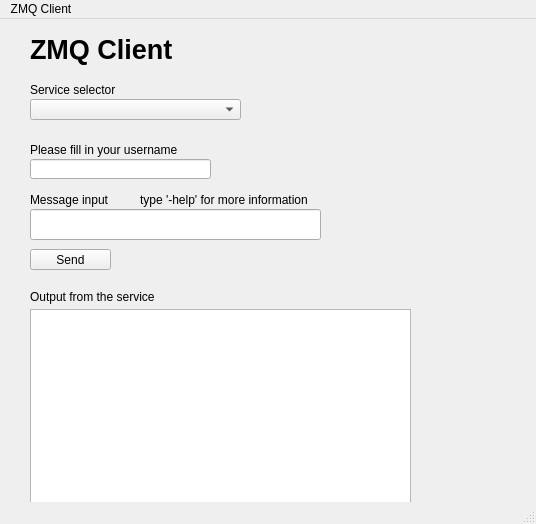
<?xml version="1.0" encoding="UTF-8"?>
<ui version="4.0">
 <class>MainWindow</class>
 <widget class="QMainWindow" name="MainWindow">
  <property name="geometry">
   <rect>
    <x>0</x>
    <y>0</y>
    <width>536</width>
    <height>524</height>
   </rect>
  </property>
  <property name="windowTitle">
   <string>MainWindow</string>
  </property>
  <widget class="QWidget" name="centralwidget">
   <widget class="QLineEdit" name="lineEdit">
    <property name="geometry">
     <rect>
      <x>30</x>
      <y>190</y>
      <width>291</width>
      <height>31</height>
     </rect>
    </property>
   </widget>
   <widget class="QPushButton" name="pushButton">
    <property name="geometry">
     <rect>
      <x>30</x>
      <y>230</y>
      <width>81</width>
      <height>21</height>
     </rect>
    </property>
    <property name="text">
     <string>Send</string>
    </property>
   </widget>
   <widget class="QComboBox" name="comboBox">
    <property name="geometry">
     <rect>
      <x>30</x>
      <y>80</y>
      <width>211</width>
      <height>21</height>
     </rect>
    </property>
   </widget>
   <widget class="QTextEdit" name="textEdit">
    <property name="geometry">
     <rect>
      <x>30</x>
      <y>290</y>
      <width>381</width>
      <height>251</height>
     </rect>
    </property>
   </widget>
   <widget class="QLineEdit" name="usernameLineEdit">
    <property name="geometry">
     <rect>
      <x>30</x>
      <y>140</y>
      <width>181</width>
      <height>20</height>
     </rect>
    </property>
   </widget>
   <widget class="QLabel" name="label">
    <property name="geometry">
     <rect>
      <x>30</x>
      <y>60</y>
      <width>111</width>
      <height>21</height>
     </rect>
    </property>
    <property name="font">
     <font>
      <pointsize>9</pointsize>
     </font>
    </property>
    <property name="text">
     <string>Service selector</string>
    </property>
   </widget>
   <widget class="QLabel" name="label_2">
    <property name="geometry">
     <rect>
      <x>30</x>
      <y>120</y>
      <width>151</width>
      <height>21</height>
     </rect>
    </property>
    <property name="text">
     <string>Please fill in your username</string>
    </property>
   </widget>
   <widget class="QLabel" name="label_3">
    <property name="geometry">
     <rect>
      <x>30</x>
      <y>170</y>
      <width>111</width>
      <height>21</height>
     </rect>
    </property>
    <property name="text">
     <string>Message input</string>
    </property>
   </widget>
   <widget class="QLabel" name="label_4">
    <property name="geometry">
     <rect>
      <x>30</x>
      <y>270</y>
      <width>271</width>
      <height>16</height>
     </rect>
    </property>
    <property name="text">
     <string>Output from the service         </string>
    </property>
   </widget>
   <widget class="QLabel" name="label_5">
    <property name="geometry">
     <rect>
      <x>30</x>
      <y>10</y>
      <width>261</width>
      <height>41</height>
     </rect>
    </property>
    <property name="font">
     <font>
      <pointsize>20</pointsize>
      <italic>false</italic>
      <bold>true</bold>
     </font>
    </property>
    <property name="text">
     <string>ZMQ Client</string>
    </property>
   </widget>
   <widget class="QLabel" name="label_6">
    <property name="geometry">
     <rect>
      <x>140</x>
      <y>170</y>
      <width>191</width>
      <height>21</height>
     </rect>
    </property>
    <property name="text">
     <string>type '-help' for more information</string>
    </property>
   </widget>
   <widget class="QLabel" name="logoLabel">
    <property name="geometry">
     <rect>
      <x>220</x>
      <y>10</y>
      <width>61</width>
      <height>61</height>
     </rect>
    </property>
    <property name="text">
     <string/>
    </property>
   </widget>
   <widget class="QLabel" name="statusLabel">
    <property name="geometry">
     <rect>
      <x>170</x>
      <y>270</y>
      <width>261</width>
      <height>16</height>
     </rect>
    </property>
    <property name="text">
     <string/>
    </property>
   </widget>
  </widget>
  <widget class="QMenuBar" name="menubar">
   <property name="geometry">
    <rect>
     <x>0</x>
     <y>0</y>
     <width>536</width>
     <height>17</height>
    </rect>
   </property>
   <widget class="QMenu" name="menuZMQ_Client">
    <property name="title">
     <string>ZMQ Client</string>
    </property>
   </widget>
   <addaction name="menuZMQ_Client"/>
  </widget>
  <widget class="QStatusBar" name="statusbar"/>
 </widget>
 <resources/>
 <connections/>
</ui>
